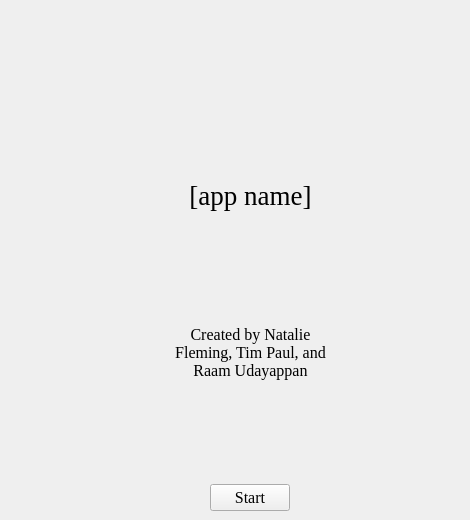
    <widget class="QWidget" name="startpage">
     <widget class="QWidget" name="verticalLayoutWidget_2">
      <property name="geometry">
       <rect>
        <x>40</x>
        <y>40</y>
        <width>421</width>
        <height>471</height>
       </rect>
      </property>
      <layout class="QVBoxLayout" name="startpagelayout">
       <item>
        <spacer name="topnamespacer">
         <property name="orientation">
          <enum>Qt::Vertical</enum>
         </property>
         <property name="sizeType">
          <enum>QSizePolicy::Fixed</enum>
         </property>
         <property name="sizeHint" stdset="0">
          <size>
           <width>20</width>
           <height>80</height>
          </size>
         </property>
        </spacer>
       </item>
       <item>
        <widget class="QLabel" name="appnamelabel">
         <property name="sizePolicy">
          <sizepolicy hsizetype="MinimumExpanding" vsizetype="MinimumExpanding">
           <horstretch>0</horstretch>
           <verstretch>0</verstretch>
          </sizepolicy>
         </property>
         <property name="font">
          <font>
           <family>Georgia</family>
           <pointsize>20</pointsize>
           <kerning>true</kerning>
          </font>
         </property>
         <property name="text">
          <string>[app name]</string>
         </property>
         <property name="alignment">
          <set>Qt::AlignCenter</set>
         </property>
         <property name="wordWrap">
          <bool>true</bool>
         </property>
        </widget>
       </item>
       <item>
        <widget class="QLabel" name="creatorslabel">
         <property name="sizePolicy">
          <sizepolicy hsizetype="MinimumExpanding" vsizetype="MinimumExpanding">
           <horstretch>0</horstretch>
           <verstretch>0</verstretch>
          </sizepolicy>
         </property>
         <property name="font">
          <font>
           <family>Georgia</family>
           <pointsize>12</pointsize>
           <kerning>true</kerning>
          </font>
         </property>
         <property name="text">
          <string>Created by Natalie 
Fleming, Tim Paul, and 
Raam Udayappan</string>
         </property>
         <property name="alignment">
          <set>Qt::AlignCenter</set>
         </property>
         <property name="wordWrap">
          <bool>true</bool>
         </property>
        </widget>
       </item>
       <item>
        <spacer name="creatorsbuttonspacer">
         <property name="orientation">
          <enum>Qt::Vertical</enum>
         </property>
         <property name="sizeType">
          <enum>QSizePolicy::Fixed</enum>
         </property>
         <property name="sizeHint" stdset="0">
          <size>
           <width>20</width>
           <height>50</height>
          </size>
         </property>
        </spacer>
       </item>
       <item>
        <layout class="QHBoxLayout" name="startbuttonlayout">
         <item>
          <widget class="QPushButton" name="startbutton">
           <property name="sizePolicy">
            <sizepolicy hsizetype="Fixed" vsizetype="Fixed">
             <horstretch>0</horstretch>
             <verstretch>0</verstretch>
            </sizepolicy>
           </property>
           <property name="font">
            <font>
             <family>Georgia</family>
             <pointsize>12</pointsize>
            </font>
           </property>
           <property name="text">
            <string>Start</string>
           </property>
          </widget>
         </item>
        </layout>
       </item>
      </layout>
     </widget>
    </widget>
